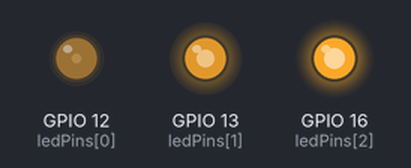
Recording of a program running on a simulated Raspberry Pi (BCM pin numbers). Shown: output pins drawn as LEDs (lit = HIGH). Random numbers come from a fixed seed.

Above: at 0.1 s.
At 4.1 s:
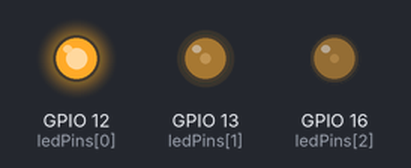
At 9.1 s:
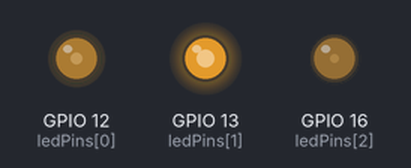
At 19.1 s:
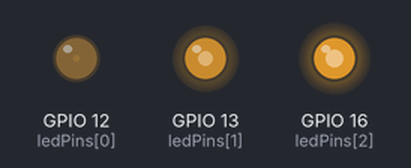
At 29.1 s:
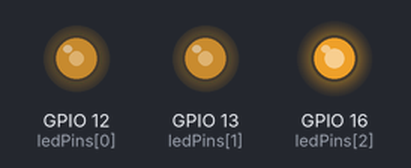
At 39.1 s:
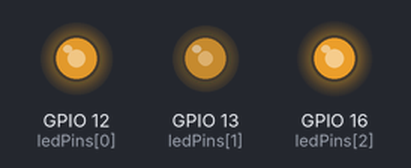
Timing chart, 0 to 40.0 s (numbered marks = the images above):
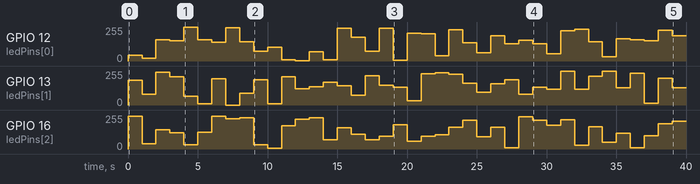

The program:

led3color.py
```python
import pigpio
import time
import random

ledPins = [12, 13, 16]

LED_PWM_FREQ = 8000
LED_PWM_RANGE = 100

pi = pigpio.pi()
pi.set_mode(ledPins[0], pigpio.OUTPUT)
pi.set_mode(ledPins[1], pigpio.OUTPUT)
pi.set_mode(ledPins[2], pigpio.OUTPUT)
pi.set_PWM_frequency(ledPins[0], LED_PWM_FREQ)
pi.set_PWM_frequency(ledPins[1], LED_PWM_FREQ)
pi.set_PWM_frequency(ledPins[2], LED_PWM_FREQ)
pi.set_PWM_range(ledPins[0], LED_PWM_RANGE)
pi.set_PWM_range(ledPins[1], LED_PWM_RANGE)
pi.set_PWM_range(ledPins[2], LED_PWM_RANGE)

while True:
    rval=random.randint(0, LED_PWM_RANGE)
    gval=random.randint(0, LED_PWM_RANGE)
    bval=random.randint(0, LED_PWM_RANGE)

    pi.set_PWM_dutycycle(ledPins[0], rval)
    pi.set_PWM_dutycycle(ledPins[1], gval)
    pi.set_PWM_dutycycle(ledPins[2], bval)
    time.sleep(1)

        
```

Measured:
- by itself, GPIO 12 (ledPins[0]): 0/255 → 43/255 at 0.00 s, → 20/255 1.0 s later, → 161/255 1.0 s later, → 153/255 1.0 s later, … (40 changes in this stretch)
- by itself, GPIO 13 (ledPins[1]): 0/255 → 184/255 at 0.00 s, → 82/255 1.0 s later, → 247/255 1.0 s later, → 212/255 1.0 s later, … (40 changes in this stretch)
